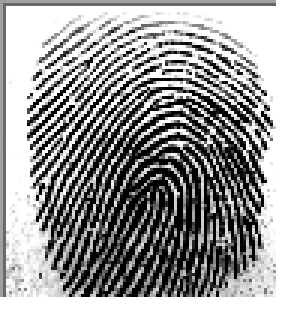
#> input picture 100__M_Left_index_finger.BMP, 96 x 103 px (shown 3 times larger)
$ jupyter execute --allow-errors fingerprint-feature-extraction-for-biometrics.ipynb   (shell and % lines are left out)
#> lines starting #> are read from the running program, lines starting #| are printed output that depends on the picture; after the words box and inside, x2 and y2 are one past the last pixel; in counts of white or black regions, pixels touching at a corner belong together
# Fingerprint Feature Extraction

### Introduction:

Fingerprint biometrics involve: Image Acquisition, Image Enhancing, Feature extraction and matching with template. Since the dataset has unique fingerprints I will implement feature extraction and different techniques for enhancing images such as Edge detection, adaptive thresholding. Feature extraction constitutes of Ridge detection (level 1 feature) and Minutiae extraction (level 3 feature) to generate a template after whicha query image is matched using the metric ROC AUC curve.

### Dependencies and Data

[cell 1]
import numpy as np
import glob
import random
import imageio
import PIL, cv2
import pandas as pd
import matplotlib.pyplot as plt
from skimage.morphology import convex_hull_image, erosion
from skimage.morphology import square
import matplotlib.image as mpimg
import skimage
import math
from scipy.ndimage.filters import convolve
from PIL import Image,ImageFilter
from skimage.feature import hessian_matrix, hessian_matrix_eigvals

### Displaying random images from data

[cell 2]
image1 = imageio.imread("100__M_Left_index_finger.BMP")
#> image1 is the input picture: shape (103, 96, 4); mean R, G, B, A 130, 130, 130, 234.9
image2 = imageio.imread("100__M_Left_ring_finger.BMP")
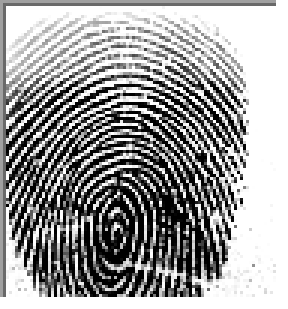
#> input picture 100__M_Left_ring_finger.BMP, 96 x 103 px (shown 3 times larger)
#> image2 is the input picture: shape (103, 96, 4); mean R, G, B, A 137.3, 137.3, 137.3, 234.9
image3 = imageio.imread("100__M_Right_index_finger.BMP")
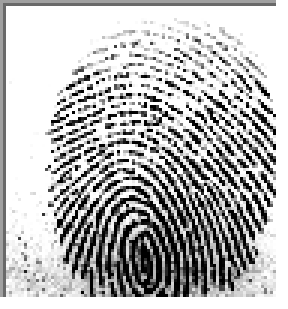
#> input picture 100__M_Right_index_finger.BMP, 96 x 103 px (shown 3 times larger)
#> image3 is the input picture: shape (103, 96, 4); mean R, G, B, A 165.1, 165.1, 165.1, 234.9

fig, axes = plt.subplots(1,3,figsize = (16,16));
axes[0].imshow(image1);
axes[1].imshow(image2);
axes[2].imshow(image3);

### Image Transforms

1. Image Smoothening
2. Thresholding
3. Edge Detection

Image enhancement and preprocessing techniques such as smoothing, thresholding and edge detection are used to make features more prominent in data for extraction to be more accurate.

[cell 3]
gauss_blur = cv2.GaussianBlur(image1,(1,1),0)
median_blur = cv2.medianBlur(image1,1)

fig, axes = plt.subplots(1,3,figsize = (16,16));
axes[0].set_title("original Image");
axes[0].imshow(image1);
axes[1].set_title("Gaussian Blurred Image");
axes[1].imshow(gauss_blur);
axes[2].set_title("Median Blurred Image");
axes[2].imshow(median_blur);

#### Histograms

[cell 4]
fig, axes = plt.subplots(1,3,figsize = (18,5))
axes[0].hist(image1.ravel(), bins=256, color ="r");
axes[1].hist(image2.ravel(), bins=256);
axes[2].hist(image3.ravel(), bins=256, color ="g");
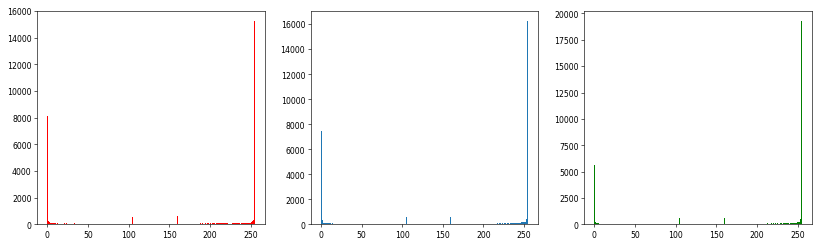
#> figure drawn by matplotlib, 3 panels; panel 1: tallest bar 15258 high, from x = 254 to 255; panel 2: tallest bar 16275 high, from x = 254 to 255; panel 3: tallest bar 19308 high, from x = 254 to 255

#### Data seems to be almost binary - implementing mean and adaptive thresholding

[cell 5]
# mean thresholding - gives bad results
THRESHOLD1 = image1.mean()
#> THRESHOLD1 = 156.2
THRESHOLD2 = image2.mean()
#> THRESHOLD2 = 161.7
THRESHOLD3 = image3.mean()
#> THRESHOLD3 = 182.5

image1 = np.array(image1 > THRESHOLD1).astype(int) * 255
image2 = np.array(image2 > THRESHOLD2).astype(int) * 254
image3 = np.array(image3 > THRESHOLD3).astype(int) * 254

fig, axes = plt.subplots(1,3,figsize = (16,16));
axes[0].imshow(image1);
axes[1].imshow(image2);
axes[2].imshow(image3);

[cell 6]
# Adaptive thresholding from OpenCV library - better than Mean Thresholding

img1 = cv2.imread("100__M_Left_index_finger.BMP",0)
#> img1: shape (103, 96); min 0, max 255, mean 130
img2 = cv2.imread("100__M_Left_ring_finger.BMP",0)
#> img2: shape (103, 96); min 0, max 255, mean 137.3
img3 = cv2.imread("100__M_Right_index_finger.BMP",0)
#> img3: shape (103, 96); min 0, max 255, mean 165

# Otsu's thresholding
ret1,th1 = cv2.threshold(img1,0,255,cv2.THRESH_BINARY+cv2.THRESH_OTSU)
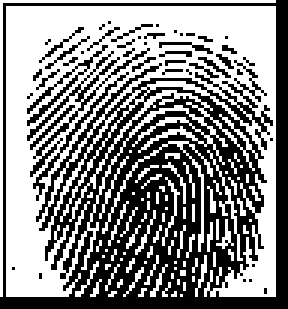
#> th1: shape (103, 96) (shown 3 times larger); 53.2% white; black in thin lines or dots
#> ret1 = 123
ret2,th2 = cv2.threshold(img2,0,255,cv2.THRESH_BINARY+cv2.THRESH_OTSU)
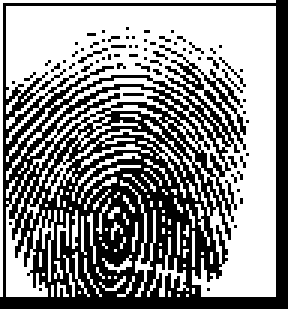
#> th2: shape (103, 96) (shown 3 times larger); 55% white; 67 black regions (66 under 20 px), largest, box (x1, y1, x2, y2) and area: (0, 0, 96, 103) 4276
#> ret2 = 127
ret3,th3 = cv2.threshold(img3,0,255,cv2.THRESH_BINARY+cv2.THRESH_OTSU)
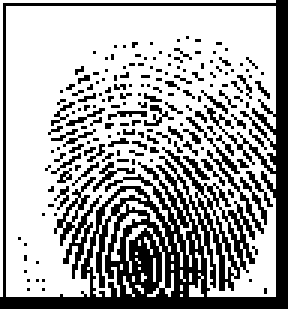
#> th3: shape (103, 96) (shown 3 times larger); 66.3% white; 174 black regions (166 under 20 px), largest, box (x1, y1, x2, y2) and area: (0, 0, 96, 103) 2323, (18, 59, 34, 93) 140, (62, 39, 88, 78) 85
#> ret3 = 131

fig, axes = plt.subplots(1,3,figsize = (12,12));
axes[0].set_title("Otsu's thresholding - Image 1");
axes[0].imshow(th2);
axes[1].set_title("Otsu's thresholding - Image 2");
axes[1].imshow(th2);
axes[2].set_title("Otsu's thresholding - Image 3");
axes[2].imshow(th2);

### Edge detection:

[cell 7]
# convert to grayscale
img_name = "100__M_Left_index_finger.BMP"
gray_img_array = np.array(Image.open(img_name).convert('P'))

Robert, Sobel, Prewitt Filters

[cell 8]
vertical_robert_filter = np.array([[1,0],[0,-1]])
horizontal_robert_filter = np.array([[0,1],[-1,0]])

vertical_sobel_filter = np.array([[-1,0,1],[-2,0,2],[-1,0,1]])
horizontal_sobel_filter = np.array([[-1,-2,-1],[0,0,0],[1,2,1]])

vertical_prewitt_filter = np.array([[-1,0,1],[-1,0,1],[-1,0,1]])
horizontal_prewitt_filter = np.array([[-1,-1,-1],[0,0,0],[1,1,1]])

print("vertical robert filter\n",vertical_robert_filter )
print("horizontal robert filter\n",horizontal_robert_filter)
print("vertical sobel filter: \n", vertical_sobel_filter)
print("horizontal sobel filter: \n", horizontal_sobel_filter)

print("vertical prewitt filter: \n", vertical_prewitt_filter)
print("horizontal prewitt filter: \n", horizontal_prewitt_filter)

[cell 9]
# implementing:
gray_img = Image.fromarray(gray_img_array)

convolved_img1 = convolve(gray_img,vertical_robert_filter)
convolved_img1 = convolve(convolved_img1,horizontal_robert_filter)

convolved_img2 = convolve(gray_img,vertical_sobel_filter)
convolved_img2 = convolve(convolved_img2,horizontal_sobel_filter)

convolved_img3 =  convolve(gray_img,vertical_prewitt_filter )
convolved_img3 =  convolve(gray_img,horizontal_prewitt_filter )

[cell 10]
fig, axes = plt.subplots(1,3,figsize = (12,12));
axes[0].set_title("Robert");
axes[0].imshow(convolved_img1);
axes[1].set_title("Sobel");
axes[1].imshow(convolved_img2);
axes[2].set_title("Prewitt");
axes[2].imshow(convolved_img3);
#> `img = np.array(img > THRESHOLD1).astype(int)`: img: shape (103, 96) int64; values 0 (black) and 1 (white), 51.1% white; 65 black regions (64 under 20 px), largest, box (x1, y1, x2, y2) and area: (0, 0, 96, 103) 4654
#> `skel = skimage.morphology.skeletonize(img)`: skel: shape (103, 96) bool; 25.4% white in thin lines or dots
#> `skel = np.uint8(skel)*255;`: skel: shape (103, 96); 25.4% white in thin lines or dots

### Ridge Detection

[cell 11]
src_path = img_name

def detect_ridges(gray, sigma= 0.1):
    H_elems = hessian_matrix(gray, sigma=sigma, order='rc')
    maxima_ridges, minima_ridges = hessian_matrix_eigvals(H_elems)
    return maxima_ridges, minima_ridges

def plot_images(*images):
    images = list(images)
    n = len(images)
    fig, ax = plt.subplots(ncols=n, sharey=True, figsize = (12,12))
    for i, img in enumerate(images):
        ax[i].imshow(img, cmap='gray')
        ax[i].axis('off')
    plt.subplots_adjust(left=0.03, bottom=0.03, right=0.97, top=0.97)
    plt.show()


#> (the rest of this cell did not finish here and is left out)

### Termination and Bifurcation detection and Minutiae Extraction

The given code extracts features like Termination, Bifurcation and Minutiae from finger prints, the output is shown below the code:

[cell 12]
def getTerminationBifurcation(img, mask):
    img = img == 255;
    (rows, cols) = img.shape;
#> rows = 103; cols = 96
    minutiaeTerm = np.zeros(img.shape);
    minutiaeBif = np.zeros(img.shape);
    for i in range(1,rows-1):
        for j in range(1,cols-1):
            if(img[i][j] == 1):
                block = img[i-1:i+2,j-1:j+2];
                block_val = np.sum(block);
                if(block_val == 2):
                    minutiaeTerm[i,j] = 1;
                elif(block_val == 4):
                    minutiaeBif[i,j] = 1;
#> minutiaeBif: shape (103, 96) float64; values 0 (black) and 1 (white), 3.1% white in thin lines or dots, all inside (x1, y1, x2, y2) = (2, 5, 87, 97)
#> minutiaeTerm: shape (103, 96) float64; values 0 (black) and 1 (white), 2.1% white in thin lines or dots, all inside (x1, y1, x2, y2) = (2, 25, 77, 99)
    print(mask)
#> (printed output is left out)
    plt.figure(figsize=(15,15))
    plt.subplot(6,3,1)
    plt.imshow(mask)
    mask = convex_hull_image(mask>0)
#> mask: shape (103, 96) bool; 92.1% white; 1 black region, box (x1, y1, x2, y2) and area: (0, 0, 96, 103) 780
    print(mask)
#> (printed output is left out)
    plt.subplot(6,3,2)
    plt.imshow(mask)
    mask = erosion(mask, square(5))
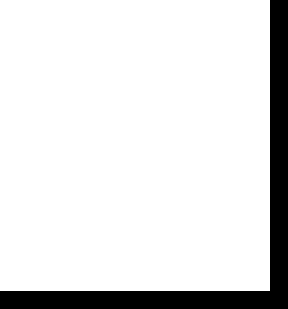
#> mask: shape (103, 96) bool (shown 3 times larger); 88.3% white; 1 black region, box (x1, y1, x2, y2) and area: (0, 0, 96, 103) 1158
    print(mask)
#> (printed output is left out)
    plt.subplot(6,3,3)
    plt.imshow(mask)
    minutiaeTerm = np.uint8(mask)*minutiaeTerm
#> minutiaeTerm: shape (103, 96) float64; values 0 (black) and 1 (white), 2% white in thin lines or dots, all inside (x1, y1, x2, y2) = (2, 25, 77, 97)
    plt.subplot(6,3,4)
    plt.imshow(minutiaeTerm)
    plt.subplot(6,3,5)
    plt.imshow(minutiaeBif)
    return(minutiaeTerm, minutiaeBif)

[cell 13]
class MinutiaeFeature(object):
    def __init__(self, locX, locY, Orientation, Type):
        self.locX = locX;
        self.locY = locY;
        self.Orientation = Orientation;
        self.Type = Type;

def computeAngle(block, minutiaeType):
    angle = 0
    (blkRows, blkCols) = np.shape(block);
    CenterX, CenterY = (blkRows-1)/2, (blkCols-1)/2
    if(minutiaeType.lower() == 'termination'):
        sumVal = 0;
        for i in range(blkRows):
            for j in range(blkCols):
                if((i == 0 or i == blkRows-1 or j == 0 or j == blkCols-1) and block[i][j] != 0):
                    angle = -math.degrees(math.atan2(i-CenterY, j-CenterX))
                    sumVal += 1
                    if(sumVal > 1):
                        angle = float('nan');
        return(angle)
    elif(minutiaeType.lower() == 'bifurcation'):
        (blkRows, blkCols) = np.shape(block);
        CenterX, CenterY = (blkRows - 1) / 2, (blkCols - 1) / 2
        angle = []
        sumVal = 0;
        for i in range(blkRows):
            for j in range(blkCols):
                if ((i == 0 or i == blkRows - 1 or j == 0 or j == blkCols - 1) and block[i][j] != 0):
                    angle.append(-math.degrees(math.atan2(i - CenterY, j - CenterX)))
                    sumVal += 1
        if(sumVal != 3):
            angle = float('nan')
        return(angle)


def extractMinutiaeFeatures(skel, minutiaeTerm, minutiaeBif):
    FeaturesTerm = []

    plt.subplot(6,3,7)
    plt.imshow(minutiaeTerm)
    minutiaeTerm = skimage.measure.label(minutiaeTerm, connectivity=2);
#> minutiaeTerm: shape (103, 96) int64; 185 distinct labels, from 0 to 184
    RP = skimage.measure.regionprops(minutiaeTerm)
#> RP = 184 regions; largest, box (x1, y1, x2, y2) and area: (31, 41, 33, 43) 2, (54, 48, 56, 50) 2, (24, 58, 26, 60) 2, (38, 64, 40, 66) 2, (26, 66, 27, 68) 2
    plt.subplot(6,3,8)
    plt.imshow(minutiaeTerm)
    WindowSize = 2
    FeaturesTerm = []

    for i in RP:
        print(i)
        (row, col) = np.int16(np.round(i['Centroid']))
        block = skel[row-WindowSize:row+WindowSize+1, col-WindowSize:col+WindowSize+1]
        angle = computeAngle(block, 'Termination')
        FeaturesTerm.append(MinutiaeFeature(row, col, angle, 'Termination'))
#> this loop made 184 passes
#> (row, col) on passes 1 to 3: (25, 2), (27, 65), (30, 3)
#> (printed output is left out)

    FeaturesBif = []
    minutiaeBif = skimage.measure.label(minutiaeBif, connectivity=2);
#> minutiaeBif: shape (103, 96) int64; 146 distinct labels, from 0 to 145
    RP = skimage.measure.regionprops(minutiaeBif)
    WindowSize = 1
    for i in RP:
        (row, col) = np.int16(np.round(i['Centroid']))
        block = skel[row-WindowSize:row+WindowSize+1, col-WindowSize:col+WindowSize+1]
        angle = computeAngle(block, 'Bifurcation')
        FeaturesBif.append(MinutiaeFeature(row, col, angle, 'Bifurcation'))
#> this loop made 145 passes
#> `BifLabel = skimage.measure.label(minutiaeBif, connectivity=1);`: BifLabel: shape (103, 96) int64; 199 distinct labels, from 0 to 198
#> `TermLabel = skimage.measure.label(minutiaeTerm, connectivity=1);`: TermLabel: shape (103, 96) int64; 191 distinct labels, from 0 to 190
    return(FeaturesTerm, FeaturesBif)

def ShowResults(skel, TermLabel, BifLabel):
    minutiaeBif = TermLabel * 0;
#> minutiaeBif: shape (103, 96) int64; every value is 0
    minutiaeTerm = BifLabel * 0;

    (rows, cols) = skel.shape
    DispImg = np.zeros((rows, cols, 3), np.uint8)
    DispImg[:, :, 0] = skel;
    DispImg[:, :, 1] = skel;
    DispImg[:, :, 2] = skel;
#> DispImg: shape (103, 96, 3); 25.4% white in thin lines or dots

    RP = skimage.measure.regionprops(BifLabel)
    for idx, i in enumerate(RP):
        (row, col) = np.int16(np.round(i['Centroid']))
        minutiaeBif[row, col] = 1;
        (rr, cc) = skimage.draw.circle_perimeter(row, col, 1);
        skimage.draw.set_color(DispImg, (rr, cc), (255, 0, 0));
#> DispImg: shape (103, 96, 3); mean of channels 0, 1, 2 75.6, 57.5, 57.5
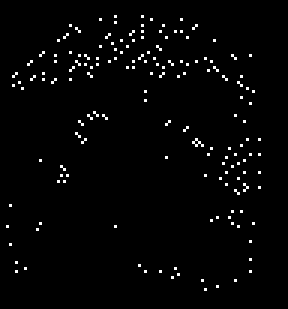
#> minutiaeBif: shape (103, 96) int64 (shown 3 times larger); values 0 (black) and 1 (white), 2% white in thin lines or dots, all inside (x1, y1, x2, y2) = (2, 5, 87, 97)

    RP = skimage.measure.regionprops(TermLabel)
    for idx, i in enumerate(RP):
        (row, col) = np.int16(np.round(i['Centroid']))
        minutiaeTerm[row, col] = 1;
        (rr, cc) = skimage.draw.circle_perimeter(row, col, 1);
        skimage.draw.set_color(DispImg, (rr, cc), (0, 0, 255));
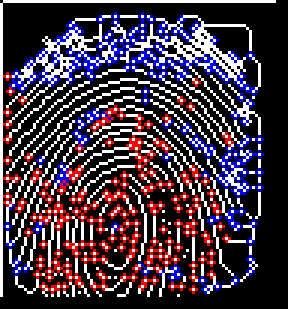
#> DispImg: shape (103, 96, 3) (shown 3 times larger); mean of channels 0, 1, 2 72.2, 54.6, 73.4; drawn as B, G, R
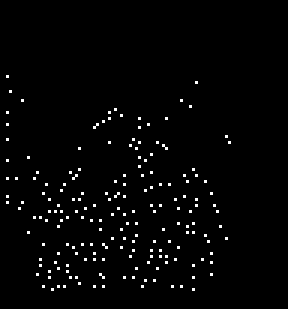
#> minutiaeTerm: shape (103, 96) int64 (shown 3 times larger); values 0 (black) and 1 (white), 1.9% white in thin lines or dots, all inside (x1, y1, x2, y2) = (2, 25, 77, 97)

    plt.figure(figsize=(6,6))
    plt.title("Minutiae extraction results")
    plt.imshow(DispImg)

[cell 14]
img_name = "100__M_Left_ring_finger.BMP"
img = cv2.imread(img_name,0);
img = np.array(img > THRESHOLD1).astype(int)
skel = skimage.morphology.skeletonize(img)
skel = np.uint8(skel)*255;
mask = img*255;

(minutiaeTerm, minutiaeBif) = getTerminationBifurcation(skel, mask);
FeaturesTerm, FeaturesBif = extractMinutiaeFeatures(skel, minutiaeTerm, minutiaeBif)
BifLabel = skimage.measure.label(minutiaeBif, connectivity=1);
TermLabel = skimage.measure.label(minutiaeTerm, connectivity=1);
ShowResults(skel, TermLabel, BifLabel)
